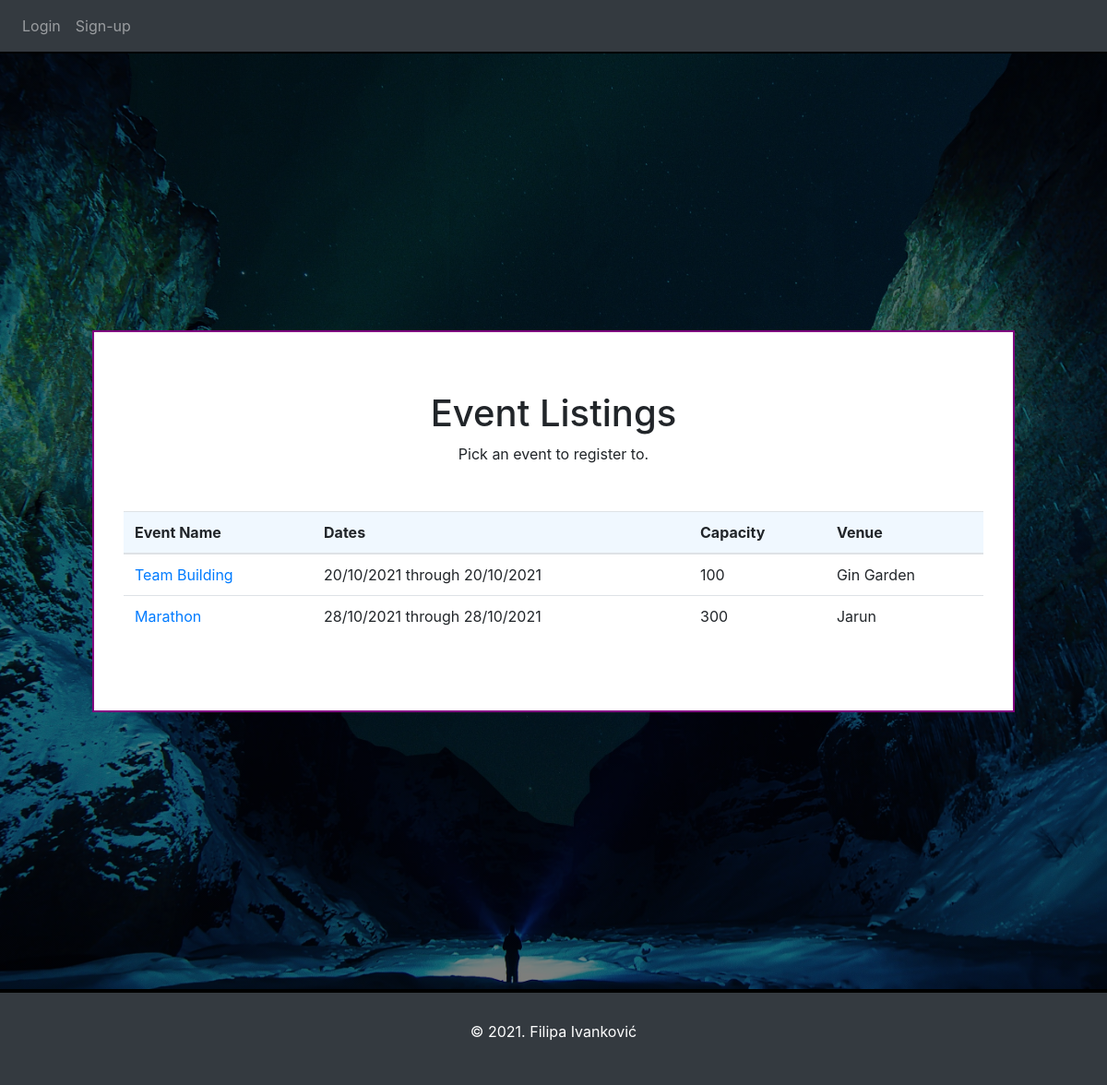
The app's page /eventListing.php with its own data.
### tables this page shows
CREATE TABLE IF NOT EXISTS `event` (
  `idevent` int(11) NOT NULL AUTO_INCREMENT,
  `name` varchar(50) NOT NULL,
  `datestart` datetime NOT NULL,
  `dateend` datetime NOT NULL,
  `numberallowed` int(11) NOT NULL,
  `venue` int(11) NOT NULL,
  PRIMARY KEY (`idevent`),
  UNIQUE KEY `name_UNIQUE` (`name`),
  KEY `venue_fk_idx` (`venue`)
);

CREATE TABLE IF NOT EXISTS `venue` (
  `idvenue` int(11) NOT NULL AUTO_INCREMENT,
  `name` varchar(50) NOT NULL,
  `capacity` int(11) DEFAULT NULL,
  PRIMARY KEY (`idvenue`),
  UNIQUE KEY `name_UNIQUE` (`name`)
);

### includes/dbh.php (called while the page is built, shortened)
<?php
class DB
{
    private static $connection;
    private static $settings = array(
        PDO::ATTR_ERRMODE => PDO::ERRMODE_EXCEPTION,
        PDO::MYSQL_ATTR_INIT_COMMAND => "SET NAMES utf8",
    );
    public static function connect()
    {
        if (!isset(self::$connection)) {
            try {
                $host = DB_HOST;
                $user = DB_USER;
                $password = DB_PASS;
                $database = DB_NAME;
                self::$connection = new PDO(
                    "mysql:host=$host;dbname=$database",
                    $user,
                    $password,
                    self::$settings
                );
            } catch (PDOException $e) {
                throw new PDOException($e->getMessage(), (int) $e->getCode());
            }
        }
    }
    public static function queryOne($query, $params = array(), $className)
    {
        try {
            $statement = self::$connection->prepare($query);
            $statement->execute($params);
            return $statement->fetchObject($className);
        } catch (PDOException $e) {
            throw new PDOException($e->getMessage(), (int) $e->getCode());
        }
    }
    public static function queryAll($query, $params = array(), $className)
    {
        try {
            $statement = self::$connection->prepare($query);
            $statement->execute($params);
            return $statement->fetchAll(PDO::FETCH_CLASS, $className);
        } catch (PDOException $e) {
            throw new PDOException($e->getMessage(), (int) $e->getCode());
        }
    }
}

### model/Event.php (called while the page is built, shortened)
<?php
require_once('./includes/dbh.php');
class Event
{
    public $datestart;
    public $dateend;
    public function getAll()
    {
        $query = 'SELECT * FROM event;';
        $className = self::class;
        return DB::queryAll($query, [], $className);
    }
    public function getDates()
    {
        $dateFormat = "d/m/Y";
        $new_starting_date = date($dateFormat, strtotime($this->datestart));
        $new_ending_date = date($dateFormat, strtotime($this->dateend));
        return $new_starting_date . " through " . $new_ending_date;
    }
}

### model/Venue.php (called while the page is built, shortened)
<?php
require_once('./includes/dbh.php');
class Venue
{
    public function getOneByID($id)
    {
        $query = 'SELECT * FROM venue WHERE venue.idvenue = :id;';
        $params = ['id' => $id];
        $className = self::class;
        return DB::queryOne($query, $params, $className);
    }
}

### eventListing.php (the view, shortened to what this page needs)
<head>
    <link rel="stylesheet" type="text/css" href="assets/css/styles.css">
    <link rel="stylesheet" href="https://stackpath.bootstrapcdn.com/bootstrap/4.3.1/css/bootstrap.min.css"
>
</head>
<?php
include_once 'View/shared/header.php';
require_once('./model/Event.php');
require_once('./model/Venue.php');
?>
<section id="section-eventListing">
    <div id="eventTable-div">
        <div id="event-header">
            <h1>Event Listings</h1>
            <p>Pick an event to register to.</p>
        </div>
        <table class="table">
            <thead>
                <tr>
                    <th scope="col">Event Name</th>
                    <th scope="col">Dates</th>
                    <th scope="col">Capacity</th>
                    <th scope="col">Venue</th>
                </tr>
            </thead>
            <tbody>
                <?php
                $event = new Event();
                $events = $event->getAll();
                $venue = new Venue();
                foreach ($events as $event) {
                    $myVenue = $venue->getOneByID($event->venue);
                    $venueName = ($myVenue != null) ? $myVenue->name : 'undefined';
                    echo "<tr>";
                    echo "<td>
                            <a href='eventDetails.php?eventID=$event->idevent'>
                                $event->name
                            </a>
                        </td>";
                    echo "<td>" . $event->getDates() . "</td>";
                    echo "<td>$event->numberallowed</td>";
                    echo "<td>$venueName</td>";
                    echo "</tr>";
                }
                ?>
            </tbody>
        </table>
</section>
<?php
include_once 'View/shared/footer.php';
?>

### assets/css/styles.css (style rules this page uses)
#section-eventListing { background: linear-gradient( rgba(0, 0, 0, 0.5), rgba(0, 0, 0, 0.5) ), url('../img/EventListing_Background.jpg'); background-size: cover; background-position: center; background-repeat: no-repeat; border-bottom: 2px solid black; background-position: center top; background-attachment: fixed; padding-top: 300px; padding-bottom: 300px; }
#event-header { text-align: center; margin-bottom: 50px; }
#eventTable-div { margin-right: 100px; margin-left: 100px; background-color: white; padding-top: 64px; padding-bottom: 64px; padding-left: 32px; padding-right: 32px; border: 2px solid purple; }
thead th { background-color: aliceblue; }
tr { transition: all 1s; }

### records on screen
event: name "Team Building", $event->getDates() "20/10/2021 through 20/10/2021", numberallowed "100", venue.name "Gin Garden"
event: name "Marathon", $event->getDates() "28/10/2021 through 28/10/2021", numberallowed "300", venue.name "Jarun"
